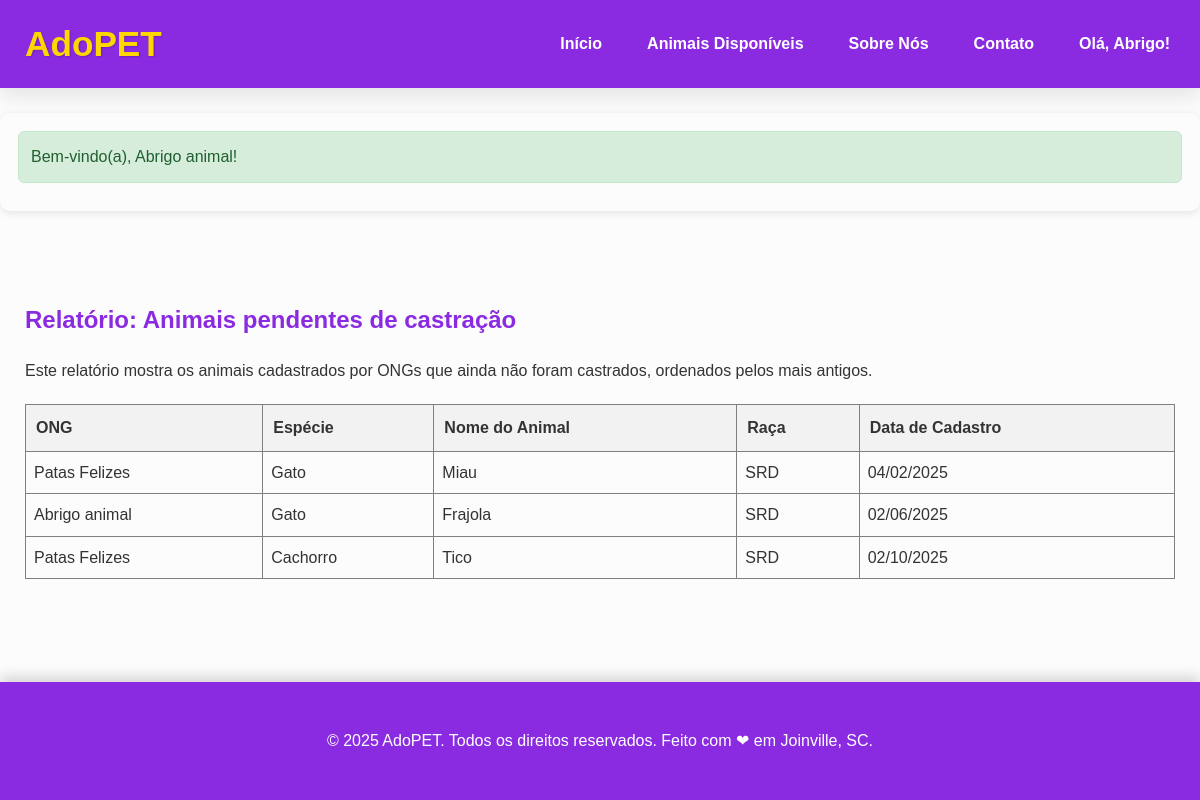
/relatorio_animais_nao_castrados.php (signed in), run on the app's committed database.
### tables this page shows
CREATE TABLE `animais` (
  `id` int(11) NOT NULL,
  `nome` varchar(255) NOT NULL,
  `id_especie` int(11) NOT NULL,
  `especie_outro` varchar(100) DEFAULT NULL,
  `raca` varchar(100) DEFAULT NULL,
  `idade` enum('Filhote','Adulto','Idoso') NOT NULL,
  `genero` enum('Macho','Fêmea') NOT NULL,
  `porte` enum('Pequeno','Medio','Grande') NOT NULL,
  `castrado` tinyint(1) DEFAULT NULL,
  `vacinado` tinyint(1) DEFAULT NULL,
  `vermifugado` tinyint(1) DEFAULT NULL,
  `descricao` text NOT NULL,
  `foto_url` varchar(255) DEFAULT NULL,
  `disponivel` tinyint(1) DEFAULT 1,
  `status` enum('Ativo','Inativo','Adotado') DEFAULT 'Ativo',
  `id_usuario` int(11) NOT NULL,
  `data_cadastro` timestamp NOT NULL DEFAULT current_timestamp()
);

CREATE TABLE `usuarios` (
  `id` int(11) NOT NULL,
  `nome` varchar(255) NOT NULL,
  `email` varchar(255) NOT NULL,
  `senha` varchar(255) NOT NULL,
  `id_tipo_usuario` int(11) NOT NULL,
  `documento` varchar(20) DEFAULT NULL,
  `id_endereco` int(11) DEFAULT NULL,
  `descricao` text DEFAULT NULL,
  `status` enum('Ativo','Inativo','Bloqueado') DEFAULT 'Ativo',
  `data_cadastro` timestamp NOT NULL DEFAULT current_timestamp()
);

CREATE TABLE `especies` (
  `id` int(11) NOT NULL,
  `nome` varchar(50) NOT NULL,
  `descricao` text DEFAULT NULL,
  `data_cadastro` timestamp NOT NULL DEFAULT current_timestamp()
);

### relatorio_animais_nao_castrados.php (the view, shortened to what this page needs)
<!DOCTYPE html>
<html lang="pt-BR">
<head>
    <link rel="stylesheet" href="static/css/style.css">
</head>
<body>
<div class="relatorio-page-wrapper"> <?php include 'templates/header.php'; ?>
    <main> <?php
        $conn = get_db_connection();
        $sql = "SELECT
                    a.nome AS nome_animal,
                    e.nome AS nome_especie,
                    u.nome AS nome_ong,
                    a.data_cadastro,
                    a.raca
                FROM animais AS a
                INNER JOIN especies AS e ON a.id_especie = e.id
                INNER JOIN usuarios AS u ON a.id_usuario = u.id
                INNER JOIN tipo_usuario AS tu ON u.id_tipo_usuario = tu.id
                WHERE tu.descricao = 'ONG'
                AND a.castrado = 0
                ORDER BY a.data_cadastro ASC";
        $result = $conn->query($sql);
        ?>
        <section class="container" style="padding-top: 40px; padding-bottom: 40px;">
            <h2>Relatório: Animais pendentes de castração</h2>
            <p style="margin-bottom: 20px;">
                Este relatório mostra os animais cadastrados por ONGs que ainda não foram castrados, ordenados pelos mais antigos.
            </p>
            <table border="1" style="width:100%; border-collapse: collapse;">
                <thead>
                    <tr style="background-color: #f2f2f2;">
                        <th style="padding: 10px; text-align: left;">ONG</th>
                        <th style="padding: 10px; text-align: left;">Espécie</th>
                        <th style="padding: 10px; text-align: left;">Nome do Animal</th>
                        <th style="padding: 10px; text-align: left;">Raça</th>
                        <th style="padding: 10px; text-align: left;">Data de Cadastro</th>
                    </tr>
                </thead>
                <tbody>
                    <?php if ($result && $result->num_rows > 0): ?>
                        <?php while ($row = $result->fetch_assoc()): ?>
                            <tr>
                                <td style="padding: 8px;"><?php echo htmlspecialchars($row['nome_ong']); ?></td>
                                <td style="padding: 8px;"><?php echo htmlspecialchars($row['nome_especie']); ?></td>
                                <td style="padding: 8px;"><?php echo htmlspecialchars($row['nome_animal']); ?></td>
                                <td style="padding: 8px;"><?php echo htmlspecialchars($row['raca']); ?></td>
                                <td style="padding: 8px;">
                                    <?php echo htmlspecialchars(date('d/m/Y', strtotime($row['data_cadastro']))); ?>
                                </td>
                            </tr>
                        <?php endwhile; ?>
                    <?php endif; ?>
                </tbody>
            </table>
        </section>
    </main>
    <?php
    include 'templates/footer.php';
    ?>
</div> </body>
</html>

### static/css/style.css (style rules this page uses)
:root { --amarelo: #FFD700; --azul-violeta: #8A2BE2; --vermelho-violeta: #EE82EE; --cinza-claro: #fcfcfc; --cinza-medio: #eaeaea; --cinza-escuro: #333; --branco: #fff; --preto: #000; --status-disponivel: #28a745; --status-adotado: #6c757d; --status-pendente: #ffc107; --status-em-analise: #17a2b8; --status-aprovado: #28a745; --status-rejeitado: #dc3545; --shadow-light: 0 4px 10px rgba(0,0,0,0.08); --shadow-medium: 0 8px 20px rgba(0,0,0,0.1); --shadow-heavy: 0 12px 25px rgba(0,0,0,0.2); }
body { font-family: 'Poppins', sans-serif; margin: 0; padding: 0; background-color: var(--cinza-claro); color: var(--cinza-escuro); line-height: 1.6; -webkit-font-smoothing: antialiased; scroll-behavior: smooth; }
h1, h2, h3, h4, h5, h6 { font-family: 'Montserrat', sans-serif; color: var(--azul-violeta); margin-bottom: 0.8em; font-weight: 700; }
p { margin-bottom: 1em; }
.container { max-width: 1200px; margin: 30px auto; padding: 0 25px; }
:root { --roxo-claro-bg: #f5f0ff; }
.relatorio-page-wrapper { display: flex; flex-direction: column; min-height: 100vh; }
.relatorio-page-wrapper main { flex-grow: 1; }

### data on the page
animais: id_usuario.nome "Patas Felizes", id_especie.nome "Gato", nome "Miau", raca "SRD", data_cadastro "04/02/2025"
animais: id_usuario.nome "Abrigo animal", id_especie.nome "Gato", nome "Frajola", raca "SRD", data_cadastro "02/06/2025"
animais: id_usuario.nome "Patas Felizes", id_especie.nome "Cachorro", nome "Tico", raca "SRD", data_cadastro "02/10/2025"

### other printed values
explode(' ', $_SESSION['user_name'])[0] "Abrigo"
$_SESSION['flash_message']['message'] "Bem-vindo(a), Abrigo animal!"
